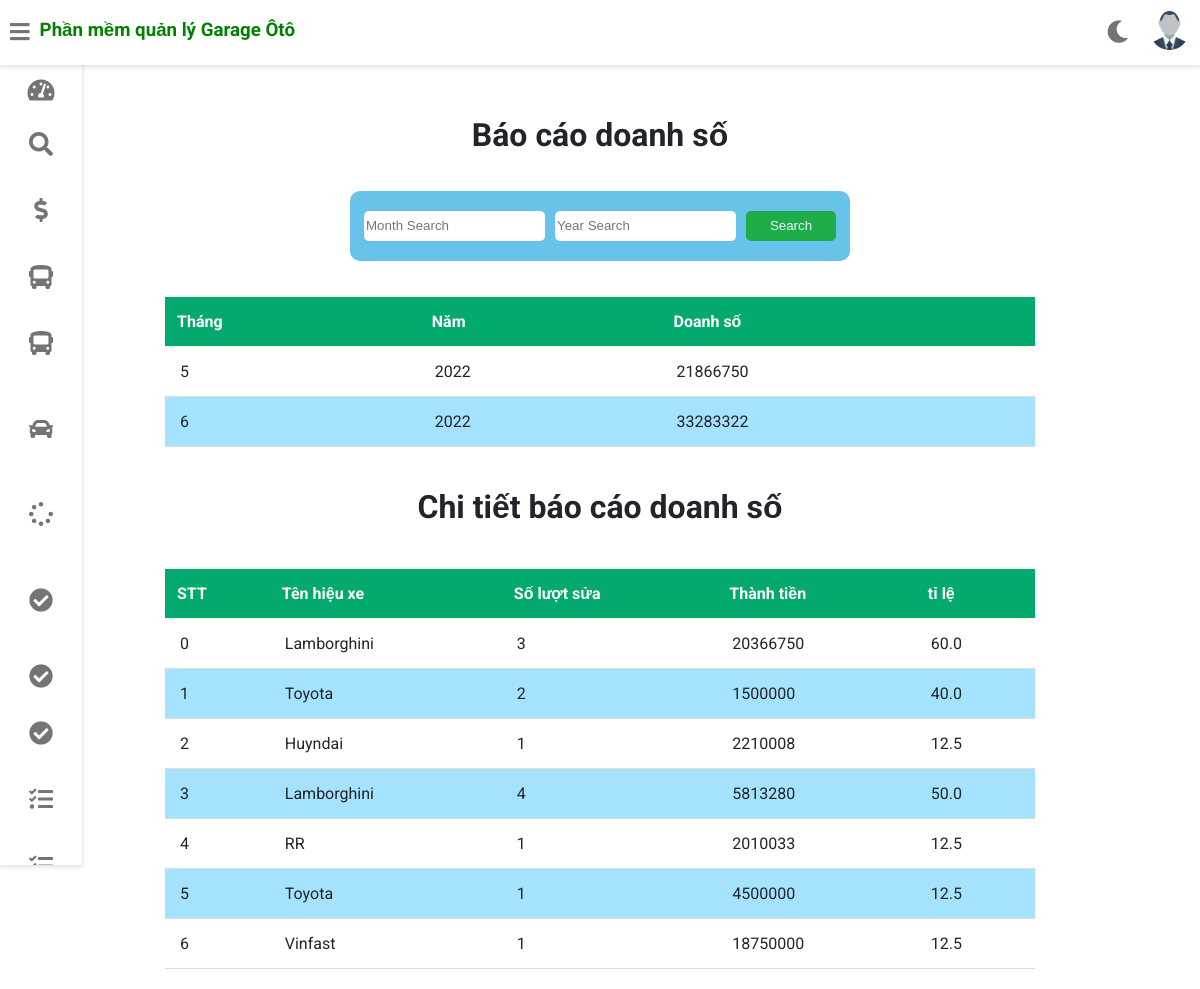
/tom/post_bsds, run on the app's committed database.
### gara/models.py (models this page shows)
class BaoCaoDoanhSo(models.Model):
    mabaocaodoanhso=models.AutoField(primary_key=True)
    thoidiem=models.DateField(auto_now_add=True)
    month = models.PositiveIntegerField(default=0)
    year = models.PositiveIntegerField(default=0)
    tongdoanhso=models.PositiveIntegerField(default=0)

class CT_BaoCaoDoanhSO(models.Model):
    mact_baocaodoanhso=models.AutoField(primary_key=True)
    STT = models.PositiveIntegerField(default=0)
    tenhieuxe = models.CharField(max_length=200,default="")
    luotsua = models.PositiveIntegerField(default=0)
    thanhtien = models.PositiveIntegerField(default=0)
    ti_le = models.FloatField(default=0)

### gara/views.py (the view)
# urls.py: path('<username>/post_bsds',views.search_bcds, name="post_bsds"),
def search_bcds(request, username):
    staff = Staff.objects.get(username=username)
    picture = '../' + staff.profile_pic.url
    if 'm'and'y' in request.GET:
        m = request.GET['m']
        y = request.GET['y']
        data = data_xe_hieuxe_psc()
        try:
            bcds = BaoCaoDoanhSo.objects.filter(month = m, year = y)
            search_ct_bcds = data.loc[(data['month']==int(m)) & (data['year']==int(y))]
        except:
            try:
                if y=='':
                    bcds = BaoCaoDoanhSo.objects.filter(month = m)
                    search_ct_bcds = data.loc[(data['month']==int(m))]
                if m=='':
                    bcds = BaoCaoDoanhSo.objects.filter(year = y)
                    search_ct_bcds = data.loc[(data['year']==int(y))]
            except:
                bcds = BaoCaoDoanhSo.objects.all()
                search_ct_bcds = data
        b = search_ct_bcds.index
        ct_bcds = CT_BaoCaoDoanhSO.objects.filter(STT__in = list(b))
    else:
        bcds = BaoCaoDoanhSo.objects.all()
        ct_bcds = CT_BaoCaoDoanhSO.objects.all()
    context={"bcds":bcds, "ct_bcds":ct_bcds, "customer": staff, "picture":picture}
    return render(request, 'gara/bao_cao_doanh_thu.html',context)

### templates/gara/bao_cao_doanh_thu.html (shortened to what this page needs)
{% extends 'gara/customerbase.html' %}
{% block content %}
<head>
</head>
<body>
    <br><br><br><br><br>
<h1 style="text-align:center;">Báo cáo doanh số</h1>
<div class="form_container" >
    <form action="../{{customer.username}}/post_bsds" class="form_search">
        <input class="form-control mr-sm-1" name="m" type="search" placeholder="Month Search" aria-label="Search">
        <input class="form-control mr-sm-1" name="y" type="search" placeholder="Year Search" aria-label="Search">
        <button type="submit" class="submit mr-sm-3">Search</button>
    </form>
</div>
<div class="card-content">
    <table>
        <thead>
            <tr>
                <th>Tháng</th>
                <th>Năm</th>
                <th>Doanh số</th>
            </tr>
        </thead>
        <tbody>
        {% for i in bcds %}
        <tr>
            <td> {{ i.month }}</td>
            <td> {{ i.year }}</td>
            <td> {{ i.tongdoanhso }}</td>
        </tr>
        {% endfor %}
        </tbody>
    </table>
</div>
<h1 style="text-align:center;">Chi tiết báo cáo doanh số</h1>
<div class="card-content">
    <table>
        <thead>
            <tr>
                <th>STT</th>
                <th>Tên hiệu xe</th>
                <th>Số lượt sửa</th>
                <th>Thành tiền</th>
                <th>tỉ lệ</th>
            </tr>
        </thead>
        <tbody>
            {% for i in ct_bcds %}
            <tr>
                <td> {{ i.STT}}</td>
                <td> {{ i.tenhieuxe }}</td>
                <td> {{ i.luotsua }}</td>
                <td> {{ i.thanhtien }}</td>
                <td> {{ i.ti_le }}</td>
            </tr>
            {% endfor %}
        </tbody>
    </table>
</div>
</body>
{% endblock content %}

### templates/gara/bao_cao_doanh_thu.html (style rules this page uses)
.form_container { max-width: 720px; height: 100px; padding: 15px; margin: auto; display: flex; justify-content: center; }
.form_search { width: 500px; background-color: rgb(104, 195, 234); border-radius: 10px; display: inline-flex; justify-content: center; align-items: center; }
.form-control { min-height: 30px; border-radius: 5px; border: none; }
.mr-sm-1 { margin-right: 10px; }
.submit { background-color: rgb(30, 173, 73); color: aliceblue; border: none; width: 90px; min-height: 30px; border-radius: 5px; }
.card-content { display: flex; justify-content: center; }
table { border-collapse: collapse; width: 75%; }
th { background-color: #04AA6D; color: white; }
th, td { padding: 8px; text-align: left; border-bottom: 1px solid #ddd; }
tr:nth-child(even) { background-color: #a5e2fd; }

### data on the page
BaoCaoDoanhSo: month "5", year "2022", tongdoanhso "21866750"
BaoCaoDoanhSo: month "6", year "2022", tongdoanhso "33283322"
CT_BaoCaoDoanhSO: STT "0", tenhieuxe "Lamborghini", luotsua "3", thanhtien "20366750", ti_le "60.0"
CT_BaoCaoDoanhSO: STT "1", tenhieuxe "Toyota", luotsua "2", thanhtien "1500000", ti_le "40.0"
CT_BaoCaoDoanhSO: STT "2", tenhieuxe "Huyndai", luotsua "1", thanhtien "2210008", ti_le "12.5"
CT_BaoCaoDoanhSO: STT "3", tenhieuxe "Lamborghini", luotsua "4", thanhtien "5813280", ti_le "50.0"
CT_BaoCaoDoanhSO: STT "4", tenhieuxe "RR", luotsua "1", thanhtien "2010033", ti_le "12.5"
CT_BaoCaoDoanhSO: STT "5", tenhieuxe "Toyota", luotsua "1", thanhtien "4500000", ti_le "12.5"
CT_BaoCaoDoanhSO: STT "6", tenhieuxe "Vinfast", luotsua "1", thanhtien "18750000", ti_le "12.5"
